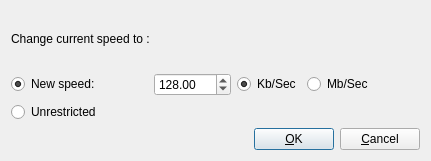
<?xml version="1.0" encoding="UTF-8"?>
<ui version="4.0">
 <class>RateControlDialog</class>
 <widget class="QDialog" name="RateControlDialog">
  <property name="geometry">
   <rect>
    <x>0</x>
    <y>0</y>
    <width>431</width>
    <height>161</height>
   </rect>
  </property>
  <property name="windowTitle">
   <string>Download Speed Rate Controller</string>
  </property>
  <layout class="QVBoxLayout" name="verticalLayout">
   <item>
    <widget class="QLabel" name="speedQuestion">
     <property name="text">
      <string>&lt;html&gt;&lt;head/&gt;&lt;body&gt;&lt;p&gt;Change current speed to : &lt;/p&gt;&lt;/body&gt;&lt;/html&gt;</string>
     </property>
    </widget>
   </item>
   <item>
    <layout class="QHBoxLayout" name="horizontalLayout_2">
     <item>
      <widget class="QRadioButton" name="restrictedButton">
       <property name="text">
        <string>New speed:</string>
       </property>
       <property name="checked">
        <bool>true</bool>
       </property>
       <attribute name="buttonGroup">
        <string notr="true">buttonGroup_2</string>
       </attribute>
      </widget>
     </item>
     <item>
      <spacer name="horizontalSpacer_3">
       <property name="orientation">
        <enum>Qt::Horizontal</enum>
       </property>
       <property name="sizeHint" stdset="0">
        <size>
         <width>40</width>
         <height>20</height>
        </size>
       </property>
      </spacer>
     </item>
     <item>
      <widget class="QDoubleSpinBox" name="speedSpinBox">
       <property name="maximum">
        <double>99999.990000000005239</double>
       </property>
       <property name="singleStep">
        <double>10.000000000000000</double>
       </property>
       <property name="value">
        <double>128.000000000000000</double>
       </property>
      </widget>
     </item>
     <item>
      <widget class="QRadioButton" name="kbButton">
       <property name="text">
        <string>Kb/Sec</string>
       </property>
       <property name="checked">
        <bool>true</bool>
       </property>
       <attribute name="buttonGroup">
        <string notr="true">buttonGroup</string>
       </attribute>
      </widget>
     </item>
     <item>
      <widget class="QRadioButton" name="mbButton">
       <property name="text">
        <string>Mb/Sec</string>
       </property>
       <attribute name="buttonGroup">
        <string notr="true">buttonGroup</string>
       </attribute>
      </widget>
     </item>
     <item>
      <spacer name="horizontalSpacer_4">
       <property name="orientation">
        <enum>Qt::Horizontal</enum>
       </property>
       <property name="sizeHint" stdset="0">
        <size>
         <width>40</width>
         <height>20</height>
        </size>
       </property>
      </spacer>
     </item>
    </layout>
   </item>
   <item>
    <widget class="QRadioButton" name="unrestrictedButton">
     <property name="text">
      <string>Unrestricted</string>
     </property>
     <attribute name="buttonGroup">
      <string notr="true">buttonGroup_2</string>
     </attribute>
    </widget>
   </item>
   <item>
    <layout class="QHBoxLayout">
     <property name="spacing">
      <number>6</number>
     </property>
     <property name="margin">
      <number>0</number>
     </property>
     <item>
      <spacer name="Horizontal Spacing2">
       <property name="orientation">
        <enum>Qt::Horizontal</enum>
       </property>
       <property name="sizeType">
        <enum>QSizePolicy::Expanding</enum>
       </property>
       <property name="sizeHint" stdset="0">
        <size>
         <width>20</width>
         <height>20</height>
        </size>
       </property>
      </spacer>
     </item>
     <item>
      <widget class="QPushButton" name="buttonOk">
       <property name="text">
        <string>&amp;OK</string>
       </property>
       <property name="iconSize">
        <size>
         <width>16</width>
         <height>16</height>
        </size>
       </property>
       <property name="shortcut">
        <string/>
       </property>
       <property name="autoDefault">
        <bool>true</bool>
       </property>
       <property name="default">
        <bool>true</bool>
       </property>
      </widget>
     </item>
     <item>
      <widget class="QPushButton" name="buttonCancel">
       <property name="text">
        <string>&amp;Cancel</string>
       </property>
       <property name="iconSize">
        <size>
         <width>16</width>
         <height>16</height>
        </size>
       </property>
       <property name="shortcut">
        <string/>
       </property>
       <property name="autoDefault">
        <bool>true</bool>
       </property>
      </widget>
     </item>
    </layout>
   </item>
  </layout>
 </widget>
 <layoutdefault spacing="6" margin="11"/>
 <resources>
  <include location="quban.qrc"/>
 </resources>
 <connections/>
 <buttongroups>
  <buttongroup name="buttonGroup_2"/>
  <buttongroup name="buttonGroup"/>
 </buttongroups>
</ui>
